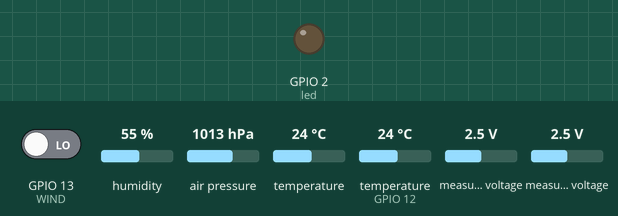
This sketch was run on a simulated ESP8266 (Wemos D1 mini). Parts: output pins drawn as LEDs (lit = HIGH). The inputs (shaded band) are chosen by the test bench; at power-on: GPIO 13 (WIND) LOW, humidity 55 %, air pressure 1013 hPa, temperature 24 °C, temperature (sensor on GPIO 12) 24 °C, measured voltage 2.5 V. WiFi joins after 1.5 s; servers stay silent unless stated; uploads are accepted with an empty reply; pins used as bus, display or sensor lines are not drawn; what the sketch prints to the serial monitor is not drawn. At 10.1 s the program puts the board to deep sleep or switches it off; the recording ends there.

Above: at 0.1 s.
Timing chart, 0 to 10.1 s (numbered marks = the images above):
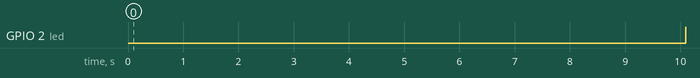

Measured:
- by itself, GPIO 2 (led): LOW → HIGH at 10.1 s

The sketch:

esp8266-wx-station-DHT22-BMP280-LDRl-adc-windrpm-sleep5.ino
```cpp
/*
 * Outside WX Station

 *  Works great
 *  Sherman Stebbins
 *  12-18-2018

 Uses sensors and modules:
 Bmp280, DHT22, ADS1115, Custom light sensor, custom wind speed.
 Posting to web: temp(2 sensors, DHT22 and BMP280), Humidity, Pressure, light, wind speed

 *  Location: Back Deck.
 *
 * Compile for 8266 12E or 12F
 * as wemos D1 mini
 * fast baud

 * Update 12-28-17 - Added DHT22
 *
 * Updated 01-02-18 Added ads1115
 * for voltage measure and wind measure and light measure.
 * const for voltage divider 100k/33k is .2481203008 divide output voltage by const.
 *
 * Updated 1-10-18 Added windspeed function for sensor that will be soon added
 * and wind chill function
 * Updated 1-17-18 Added power on power off for windspeed, so its not just consuming power
 * during sleep.
 * Updated 1-24-18 Added this file to github
 */

#include <ESP8266WiFi.h>
#include <DHT.h>
#include <Wire.h>
#include <SPI.h>
#include <Adafruit_Sensor.h>
#include <Adafruit_BMP280.h>
#include <Adafruit_ADS1015.h> //ads1115
Adafruit_ADS1115 ads;  /* Use this for the 16-bit version */
float volt = 0.0; // The result of applying the scale factor to the raw value
int lightLevel=0; //light level from 1(brightest) to 18000(darkest)

//#define DEBUG

#define led 2
#define DHTPIN 12
#define DHTTYPE DHT22
#define turn_on 0
#define turn_off 1
#define WIND 13
#define windSpeedSensorOnOff 14
//#define testPin 10

DHT dht(12, DHTTYPE);
Adafruit_BMP280 bme; // I2C

//IP or name of address root: ie: google.com
//NOT google.com/nothing/after/the/dotcom.html

const char* hostGet = "shermluge.xyz"; //http://


const char* ssid = "ssid";
const char* password = "password";


float ha = 0.0;
float ta = 0.0;
float fa = 0.0;
float tempBmp = 0.0;
double pressure = 0.0;
float kphWindSpeed;
int rpmWind;

int countavg = 0;

void setup() {
    Serial.begin(9600);
    Serial.println("DHTxx test!");
    pinMode(led,OUTPUT);
    pinMode(windSpeedSensorOnOff,OUTPUT);
    //pinMode(testPin,OUTPUT);
    dht.begin();
    //Serial.begin(115200);
    WiFiCon();
    if (!bme.begin()) {
      Serial.println("Could not find a valid BMP280 sensor, check wiring!");
      //while (1);
    }
    /////ADS1115/////////////////////
    ads.begin();
    digitalWrite(windSpeedSensorOnOff,turn_off);
  // Setup 3V comparator on channel 0
  //ads.startComparator_SingleEnded(0, 1000);
}

void loop() {
  digitalWrite(led,turn_on);
  //digitalWrite(testPin,HIGH);
  digitalWrite(windSpeedSensorOnOff,HIGH);
  kphWindSpeed = getWindSpeed();
  delay(10);
  digitalWrite(windSpeedSensorOnOff,LOW);
  readBmp280(); //must be before postData();
  /////ads1115////////////////////////////////
  int16_t adc0,adc1;
  float scalefactor = 0.1875F; // This is the scale factor for the default +/- 6.144 Volt Range we will use

  // Comparator will only de-assert after a read
  //adc0 = ads.getLastConversionResults(); //voltage
  adc0 = ads.readADC_SingleEnded(0);
  adc1 = ads.readADC_SingleEnded(1); //light level
  lightLevel = adc1;
  volt = (adc0 * scalefactor)/1000.0;
  volt = volt/.25; //more accurate const due to resistor variation
  Serial.print("AIN0: "); Serial.print(volt); Serial.print("   "); Serial.println(adc0);
  Serial.print("AIN1: ");  Serial.println(adc1);
  //////////////////////////////////////////////////////
  postData();
  Serial.println("Going into deep sleep for 20 seconds");
  digitalWrite(led,turn_off);
  //ESP.deepSleep(60e6); // 20e6 is 20 seconds, 60e6 is 1 min.
  ESP.deepSleep(300e6); // 20e6 is 20 seconds
  //WiFi.forceSleepWake();
}


void readBmp280() {
    int avgCount = 0;
    for(int i = 1;i<=5;i++){
      tempBmp += bme.readTemperature();
      pressure += bme.readPressure();
      avgCount++;
    }
    tempBmp = tempBmp/avgCount;
    pressure = pressure/avgCount;

    float f = tempBmp * 1.8 + 32;
    double in = pressure * 0.0002952998;

    Serial.print("Temperature = ");
    Serial.print(tempBmp);
    Serial.println(" *C");
    Serial.print(f);
    Serial.println(" F");
    Serial.print("Pressure = ");
    Serial.print(pressure);
    Serial.print("   inches: ");
    Serial.println(in);

    //0.000295301
    //0.0002952998

    Serial.print("Approx altitude = ");
    Serial.print(bme.readAltitude(1040.2)); // this should be adjusted to your local forcase (1013.25)
    Serial.println(" m");

    Serial.println();
    delay(2000);
}

int WiFiCon() {
    // Check if we have a WiFi connection, if we don't, connect.
  int xCnt = 0;

  if (WiFi.status() != WL_CONNECTED){

        Serial.println();
        Serial.println();
        Serial.print("Connecting to ");
        Serial.println(ssid);

        WiFi.mode(WIFI_STA);

        WiFi.begin(ssid, password);

        while (WiFi.status() != WL_CONNECTED  && xCnt < 50) {
          delay(500);
          Serial.print(".");
          xCnt ++;
        }

        if (WiFi.status() != WL_CONNECTED){
          Serial.println("WiFiCon=0");
          return 0; //never connected
        } else {
          Serial.println("WiFiCon=1");
          Serial.println("");
          Serial.println("WiFi connected");
          Serial.println("IP address: ");
          Serial.println(WiFi.localIP());
          return 1; //1 is initial connection
        }

  } else {
    Serial.println("WiFiCon=2");
    return 2; //2 is already connected

  }
}


void postData() {

   WiFiClient clientGet;
   const int httpGetPort = 80;

   //the path and file to send the data to:
   String urlGet = "/wx/WX.php";
   for(int i = 1;i<5;i++){
      countavg++;
      float h = dht.readHumidity();
      ha+=h;
      // Read temperature as Celsius (the default)
      float t = dht.readTemperature();
      ta+=t;
      // Read temperature as Fahrenheit (isFahrenheit = true)
      float f = dht.readTemperature(true);
      fa+=f;
      //result = analogRead(A0);
      //temp=temp+result;
      delay(1);
      // Check if any reads failed and exit early (to try again).
      if (isnan(h) || isnan(t) || isnan(f)) {
        Serial.println("Failed to read from DHT sensor!");
        countavg--;
        ha-=h;
        ta-=t;
        fa-=f;
        //return;
      }
  }
  ha=ha/countavg;
  ta=ta/countavg;
  fa=fa/countavg;
  countavg=0;

  // Compute heat index in Fahrenheit (the default)
  float hif = dht.computeHeatIndex(fa, ha);
  // Compute heat index in Celsius (isFahreheit = false)
  float hic = dht.computeHeatIndex(ta, ha, false);


  Serial.print("temp=   ");
  Serial.println(ta);
  Serial.print("F=   ");
  Serial.println(fa);
  //double tempf = tempc * 1.8 + 32;
  String tempstring = "";
  tempstring += (" Humidity: " + String(ha));
  Serial.println(tempstring);
  urlGet += "?TempF=" + String(fa) + "&TempC=" + String(ta) + "&TempFi=" + String(hif) + "&TempCi=" + String(hic) +
  "&Humidity=" + String(ha)+"&pressure=" + String(pressure) + "&tempBmp=" + String(tempBmp) + "&volt=" + String(volt) +
  "&light=" + String(lightLevel) + "&windspeed=" + String(rpmWind);

      Serial.print(">>> Connecting to host: ");
      Serial.println(hostGet);

      if (!clientGet.connect(hostGet, httpGetPort)) {
          Serial.print("Connection failed: ");
          Serial.print(hostGet);
      } else {
          clientGet.println("GET " + urlGet + " HTTP/1.1");
          clientGet.print("Host: ");
          clientGet.println(hostGet);
          clientGet.println("User-Agent: ESP8266/1.0");
          clientGet.println("Connection: close\r\n\r\n");

          unsigned long timeoutP = millis();
          while (clientGet.available() == 0) {
            if (millis() - timeoutP > 10000) {
              Serial.print(">>> Client Timeout: ");
              Serial.println(hostGet);
              clientGet.stop();
              return;
            }
          }
          //just checks the 1st line of the server response. Could be expanded if needed.
          while(clientGet.available()){
            String retLine = clientGet.readStringUntil('\r');
            Serial.println("return line from server:");
            Serial.println(retLine);
            break;
          }
      } //end client connection if else
      Serial.println(urlGet);
      Serial.print(">>> Closing host: ");
      Serial.println(hostGet);
      clientGet.stop();

}

////Returns wind chill in F ////////////
float getWindChill(float TempF, float MPH){
    float windChill;
    if ((TempF <50.0) && (MPH > 3.0))
    {
        windChill=35.74+0.6215*TempF-
        35.75*pow(MPH,0.16)+0.4275*TempF*pow(MPH,0.16);
    }else{
        windChill=TempF;
    }
    return windChill;
}

////Returns wind speed in KPH/////
//#define WIND 13 //must be defined
float getWindSpeed(){
  unsigned long maxTime = 6000; //read revolutions * 2 for 6 seconds
  unsigned long endMillis = millis()+maxTime;
  bool prevRead = LOW;
  //float circ = .0011938052;
  float circ = .0007539862;
  float rpm = 0;
  float kph = 0;
  int count = 0;

  #ifdef DEBUG
    Serial.println(endMillis);
    Serial.print(" start of getWindSpeed  millis:");
    Serial.println(millis());
  #endif

  int testcount=0;
  while(1){
    if(endMillis<millis()){
        #ifdef DEBUG
            Serial.println("break");
        #endif
        break;
    }
    if(digitalRead(WIND)==HIGH && prevRead != HIGH){
      prevRead = HIGH;
      count++;
      #ifdef DEBUG
        Serial.print("millis: ");
        Serial.println(millis());
        Serial.print("endMillis: ");
        Serial.println(endMillis);
        Serial.print("count: ");
        Serial.println(count);
      #endif
    }
    if(digitalRead(WIND)==LOW && prevRead != LOW){
      prevRead = LOW;
    }
    delay(2);
  }
  if(count>1){
    rpm = ((float(count)/2)/maxTime)*60; //maxTime is 6 s
    kph = rpm * circ *60;

  }else{
    kph=0;
  }
  #ifdef DEBUG
    Serial.println(endMillis);
    Serial.print(" start of getWindSpeed  millis:");
    Serial.println(millis());
  #endif
  //delay(2000);
  rpmWind = int(count/2);  //define rpmWind as global
  return kph;
}
```
